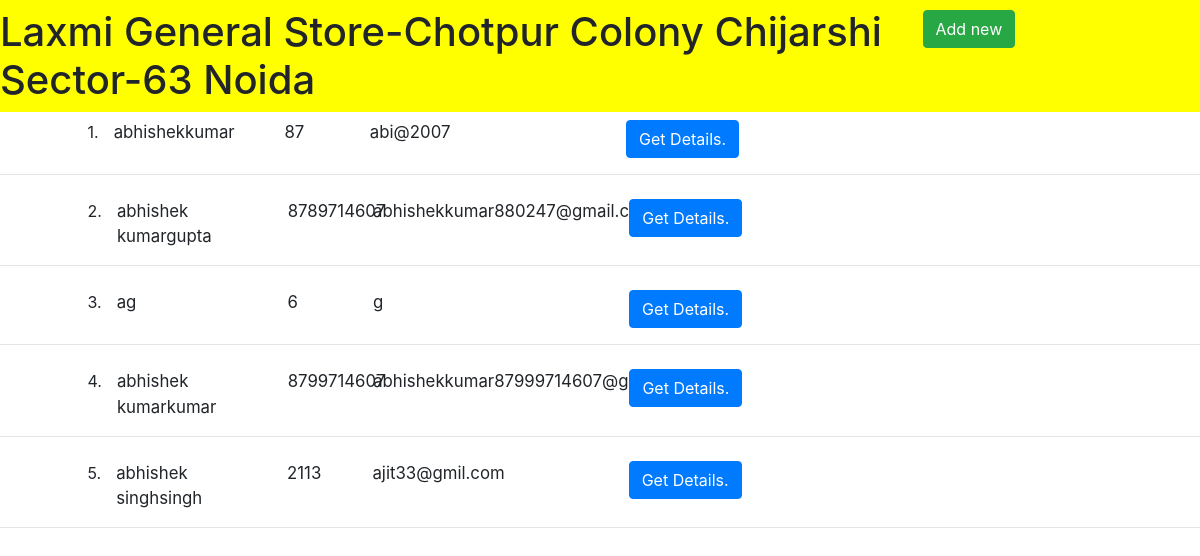
The page / on the database its author committed.
### KhataApp/models.py (models this page shows, shortened)
class new_customer(models.Model):
    first_name=models.CharField(max_length=50)
    last_name=models.CharField(max_length=50)
    phone_number=models.IntegerField()
    email_id=models.CharField(max_length=50)

### KhataApp/views.py (the view)
# urls.py: path('',views.index,name="index"),
def index(request):
    alldata=new_customer.objects.all()
    return render(request,"index.html",{"params":alldata,"l":len(alldata)})

### KhataApp/templates/index.html (shortened to what this page needs)
{% extends "basic.html" %}
{% block block_body %}
{%for i in params|slice:"0:"%}
<div class="row">
    <div class="col-sm-1 col-md-1 col-lg-1 col-xs-1"></div>
    <div class="col-sm-10 col-md-10 col-lg-10 col-xs-10 pt-2">
        <div class="row">
             {{forloop.counter}}.
            <div class="col-sm-2 col-md-2 col-lg-2 col-xs-2">{{i.first_name}}{{i.last_name}}</div>
            <div class="col-sm-1 col-md-1 col-lg-1 col-xs-1">{{i.phone_number}}</div>
            <div class="col-sm-2 col-md-2 col-lg-2 col-xs-2">{{i.email_id}}</div>
            <div class="col-sm-1 col-md-1 col-lg-1 col-xs-1">{{i.amount}}</div>
            <div class="col-sm-2 col-md-2 col-lg-2 col-xs-2">
                <a href="/details/{{i.email_id}}"><div class="btn btn-primary btn-md">Get Details.</div></a>
            </div>
        </div>
    </div>
</div>
<hr>
{% endfor %}
{% endblock %}

### KhataApp/templates/basic.html (shortened to what this page needs)
<!doctype html>
<html lang="en">
<head>
    <link rel="stylesheet" href="https://cdnjs.cloudflare.com/ajax/libs/font-awesome/4.7.0/css/font-awesome.min.css">
    <link rel="stylesheet" href="https://stackpath.bootstrapcdn.com/bootstrap/4.4.1/css/bootstrap.min.css">
</head>
<body>
<div>
    <div id="color" class="row">
        <div class="col-sm-12 col-md-9 col-xs-12 col-xl-9 col-lg-9 pt-2">
            <div id="S_name" class="h1">Laxmi General Store-Chotpur Colony Chijarshi Sector-63 Noida</div>
        </div>
        <div id="top1" class="col-sm-2 col-md-2 col-xs-2 col-xl-2 col-lg-2">
            <a href="/new"><div class="btn btn-success">Add new</div></a>
        </div>
    </div>
</div>
{% block block_body %}{% endblock %}
</body>
</html>

### rows shown on the page
new_customer: first_name "abhishek", last_name "kumar", phone_number "87", email_id "abi@2007"
new_customer: first_name "abhishek kumar", last_name "gupta", phone_number "8789714607", email_id "abhishekkumar880247@gmail.com"
new_customer: first_name "a", last_name "g", phone_number "6", email_id "g"
new_customer: first_name "abhishek kumar", last_name "kumar", phone_number "8799714607", email_id "abhishekkumar87999714607@gmail.com"
new_customer: first_name "abhishek singh", last_name "singh", phone_number "2113", email_id "ajit33@gmil.com"
